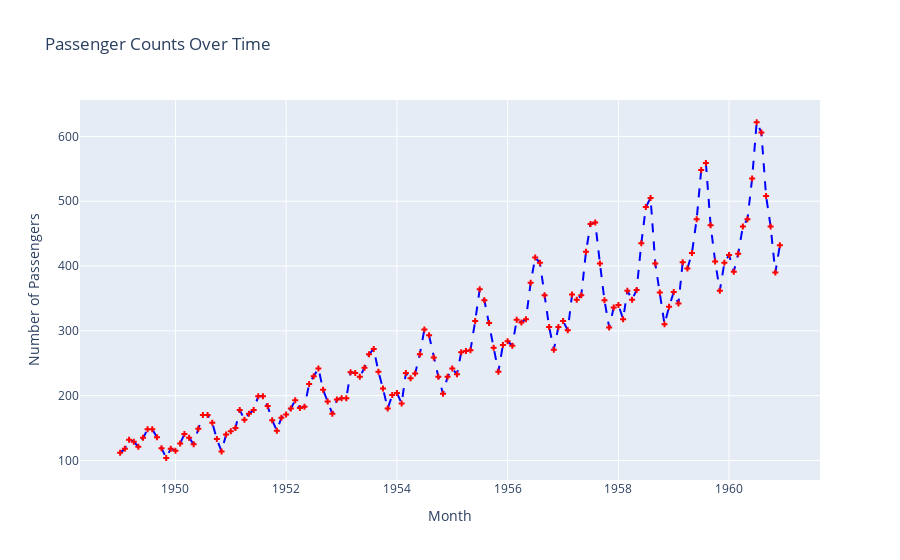

The notebook cell saved with this chart:
### Code cell
# pulling from plotly graph objects and panda libraries
import pandas as pd
import plotly.graph_objects as go
# read the csv file Air Passengers for the data we need to plot
df = pd.read_csv('AirPassengers.csv')
# Converting the 'Month' column to datetime format for proper time series plotting
df['Month'] = pd.to_datetime(df['Month'])
# Creating a new figure object for the plot
fig = go.Figure()
# Adding a trace to the figure for the line plot including customizations
fig.add_trace(go.Scatter(
    x=df['Month'],
    y=df['#Passengers'],
    mode='lines+markers',
    name='Line Plot',
    line=dict(color='blue', width=2, dash='dash'),
    marker=dict(symbol='cross', size=5, color='red')
    ))
# layout for plot
fig.update_layout(title='Passenger Counts Over Time',
                  xaxis_title='Month',
                  yaxis_title='Number of Passengers')
# display line plot with 
fig.show()

### Figure 1 — Plotly figure (JSON) as saved in the notebook; plotly's stock layout.template omitted (floating-point values rounded to 4 significant figures; data arrays with more than 128 entries replaced by an {"elided": "..."} marker saying what was removed)
{"data": [{"line": {"color": "blue", "dash": "dash", "width": 2}, "marker": {"color": "red", "size": 5, "symbol": "cross"}, "mode": "lines+markers", "name": "Line Plot", "type": "scatter", "x": {"elided": "144 str values"}, "y": {"elided": "144 int values"}}], "layout": {"title": {"text": "Passenger Counts Over Time"}, "xaxis": {"title": {"text": "Month"}}, "yaxis": {"title": {"text": "Number of Passengers"}}}}
